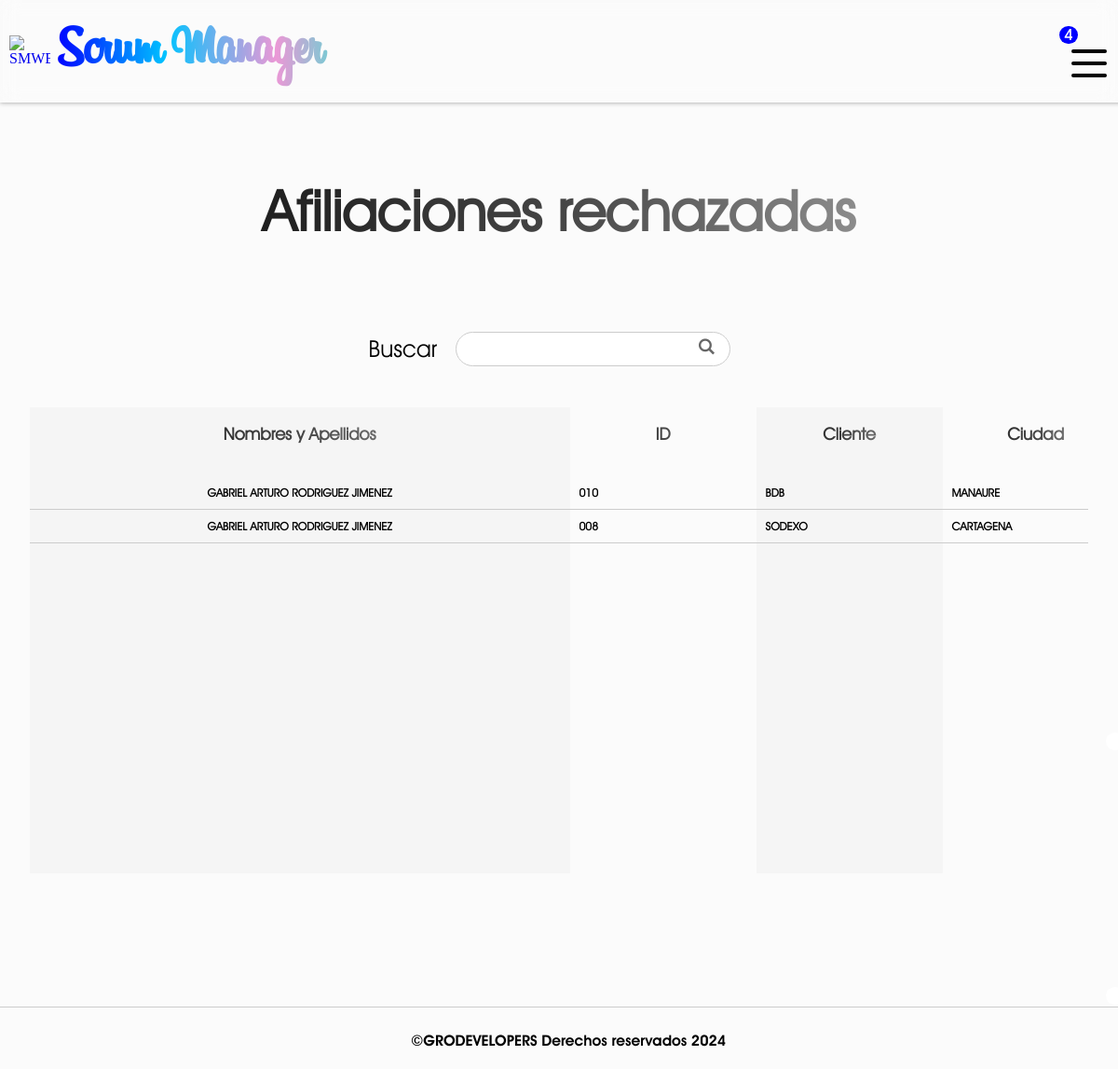
Screenshot of /rejected-affiliations/ (signed in) with the database file from the repository.
### SMWEB/models.py (models this page shows, shortened)
class RejectedAffiliation(models.Model):
    order_id = models.CharField(verbose_name="Número de caso", max_length=255)
    client = models.CharField(verbose_name="Cliente", max_length=255, null=False, default="")
    city = models.CharField(verbose_name="Ciudad", max_length=255, null=False)
    in_charge = models.CharField(verbose_name="Encargado", max_length=255, null=False, default="")
    full_name = models.CharField(verbose_name="Nombres y Apellidos", max_length=255, null= False)
    since = models.DateField(verbose_name="Desde")
    up_to = models.DateField(verbose_name="Hasta")
    company = models.CharField(verbose_name="Empresa", max_length=255, null=False)
    created_by = models.CharField(verbose_name="Realizado por", max_length=255, null=False)
    created_at = models.DateField(verbose_name="Realizado el")
    affiliation_cost = models.DecimalField(verbose_name="Costo de afiliación", max_digits=20, decimal_places=2, null= False, default=96700.00)
    rejected_at = models.DateField(verbose_name="Rechazado el", auto_now_add=True)
    rejected_by = models.CharField(verbose_name="Rechazado por", max_length=255)
    class Meta:
        verbose_name = 'Afiliación rechazada'
        verbose_name_plural = 'Afiliaiciones rechazadas'

### SMWEB/views.py (the view, shortened to what this page needs)
# urls.py: path('rejected-affiliations/', views.rejected_affiliations, name='rejected-affiliations'),
@login_required(login_url=inicio)
def rejected_affiliations(request):
    user_company = request.user.company_id
    user_rol = request.user.rol
    if user_rol not in ['gerente', 'recursos humanos']:
        messages.warning(request, f'Tu rol de {user_rol} no te permite visualizar las afiliaciones rechazadas')
        return redirect('inicio')
    rejected_affiliations = RejectedAffiliation.objects.filter(company = user_company).order_by('-rejected_at')
    formatted_cost = []
    for rejected_affiliation in rejected_affiliations:
        if rejected_affiliation.affiliation_cost is not None:
            affiliation = format_amount(rejected_affiliation.affiliation_cost)
            formatted_cost.append(affiliation)
        else:
            formatted_cost.append(0)
    return render(request, 'rejected_affiliations.html',{
        'affiliations': rejected_affiliations,
        'formatted_cost': formatted_cost
    })

### SMWEB/context_processors.py (called while the page is built, shortened)
def get_status(request):
    if request.user.is_authenticated:
        id = request.user.company_id
        company = Company.objects.get(id = id)
        return {
            'company': company
        }
    else:
        return {
            'company' : False
        }

def get_rejected_payments(request):
    if request.user.is_authenticated:
        company_id = request.user.company_id
        first_name = request.user.first_name
        rejected_payments = PaymentRejected.objects.filter(company = company_id).filter(in_charge = first_name.upper()).count()
        return {
            'rejected_payments': rejected_payments
        }
    return {
        'rejected_payments': False
        }

def get_payments(request):
    if request.user.is_authenticated:
        company_id = request.user.company_id
        payments = OrderPayment.objects.filter(company = company_id).count()
        return {
            'received_payments': payments
        }
    return {
        'received_payments': False
        }

def get_affiliations(request):
    if request.user.is_authenticated:
        company_id = request.user.company_id
        affiliations = Affiliation.objects.filter(company = company_id).count()
        return {
            'received_affiliations': affiliations
        }
    return {
        'received_affiliations': False
        }

def get_rejected_affiliations(request):
    if request.user.is_authenticated:
        company_id = request.user.company_id
        first_name = request.user.first_name
        rejected_affiliation = RejectedAffiliation.objects.filter(company = company_id).filter(in_charge = first_name.upper()).count()
        return {
            'rejected_affiliations': rejected_affiliation
        }
    return {
        'rejected_affiliations': False
        }

def get_notifies(request):
    if request.user.is_authenticated:
        user_rol = request.user.rol
        if user_rol == 'gerente':
            company_id = request.user.company_id
            payments = OrderPayment.objects.filter(company = company_id).count()
            affiliations = Affiliation.objects.filter(company = company_id).count()
            notifies = payments + affiliations
            return {
                'notifies': notifies
            }
    else:
        return {
            'notifies': False
        }

### SMWEB/models.py (called while the page is built)
    def __str__(self):
        return self.name

### SMWEB/utils.py (called while the page is built)
def format_amount(amount):
    return f"{amount:,.2f}"

### SMWEB/templates/rejected_affiliations.html (shortened to what this page needs)
{% extends "layout.html" %}
{% block content %}
    {% if company.status %}
        <h1 id="title" >Afiliaciones rechazadas</h1>
        <form action="" method="post" class="search_engine">
            <label for="search">Buscar</label>
            <input type="text" name="search">
            <input type="submit" class="symbol_search" value="L">
        </form>
        {% if affiliations %}
            <section id="affiliations">
                <div class="affiliations__column affiliations__column--full_name">
                    <h3 class="column__title">Nombres y Apellidos</h3>
                    {% for affiliation in affiliations %}
                        {% if user.rol == 'recursos humanos' %}
                            <div class="affiliations__element affiliations__element-full_name"><a href='{% url "handle-affiliation" affiliation.id %}'>{{affiliation.full_name}}</a></div>
                        {% else %}
                            <div class="affiliations__element affiliations__element-full_name">{{affiliation.full_name}}</div>
                        {% endif %}
                    {% endfor %}
                </div>
                <div class="affiliations__column affiliations__column--id">
                    <h3 class="column__title">ID</h3>
                    {% for affiliation in affiliations %}
                        <div class="payments__element payments__element-id">{{affiliation.order_id}}</div>
                    {% endfor %}
                </div>
                <div class="affiliations__column affiliations__column--client">
                    <h3 class="column__title">Cliente</h3>
                    {% for affiliation in affiliations %}
                        <div class="payments__element payments__element-client">{{affiliation.client}}</div>
                    {% endfor %}
                </div>
                <div class="affiliations__column affiliations__column--city">
                    <h3 class="column__title">Ciudad</h3>
                    {% for affiliation in affiliations %}
                        <div class="payments__element payments__element-city">{{affiliation.city}}</div>
                    {% endfor %}
                </div>
            </section>
        {% else %}
            <h1 id="title" >No existen afiliaciones rechazadas</h1>
        {% endif %}
    {% else %}
        <h1 id="title" >Lo siento {{user.first_name}}, tu empresa se encuentra inactiva</h1>
    {% endif %}
{% endblock %}

### SMWEB/static/css/styles.css (style rules this page uses)
:root { --title-font: 'Billabong'; --normal-font: 'Avant gardent light'; --menu-font: 'Avant gardent bold'; --symbol-font: 'Symbol'; }
* { text-decoration: none; }
body { background-color: #FBFBFB; margin: 0px; }
#content > #title { text-align: center; width: 100%; }
#title { font-family: var(--normal-font); font-size: 60px; background: linear-gradient(90deg, black, rgb(69, 69, 69), rgb(197, 197, 197)); -webkit-background-clip: text; -webkit-text-fill-color: transparent; }
.search_engine { width: 80%; height: 125px; display: flex; justify-content: center; align-items: center; position: relative; }
.search_engine label { font-family: var(--normal-font); font-size: 25px; }
.search_engine input[type="text"] { flex-basis: 30%; height: 20%; border-radius: 999px; outline: none; border: 1px solid #ccc; margin: 0px 20px; line-height: 15px; padding: 5px 15px; padding-right: 0px; font-family: var(--normal-font); font-size: 17px; transition: all 300ms; }
.search_engine input[type="submit"] { background-color: transparent; border: none; padding: 0px; cursor: pointer; color: #666; font-family: var(--symbol-font); font-size: 17px; font-weight: lighter; position: absolute; top: 40%; right: 32%; transition: all 300ms; }
.column__title { text-align: center; font-family: var(--normal-font); font-size: 27px; background: linear-gradient(90deg, black, rgb(69, 69, 69), rgb(197, 197, 197)); -webkit-background-clip: text; -webkit-text-fill-color: transparent; margin-bottom: 35px; }
#orders, #payments, #affiliations { width: 98%; height: 500px; justify-content: space-around; align-items:stretch; overflow-y: scroll; display: flex; flex-direction: row; flex-wrap: nowrap; }
.orders__column, .payments__column, .affiliations__column { min-width: 200px; }
.payments__column--company, .payments__column--account_owner, .affiliations__column--full_name, .affiliations__column--company { min-width: 580px; text-align: center; }
.column__title-orders, .column__title { text-align: center; font-family: var(--normal-font); font-size: 18px; background: linear-gradient(90deg, black, rgb(69, 69, 69), rgb(197, 197, 197)); -webkit-background-clip: text; -webkit-text-fill-color: transparent; margin-bottom: 35px; }
.orders__element, .payments__element, .affiliations__element { font-family: var(--normal-font); font-size: 12px; font-weight: bold; border-bottom: 1px solid #ccc; padding: 10px 10px; transition: all 450ms; }
.orders__column--id, .payments__column--id, .orders__column--created_at, .orders__column--finished_at, .orders__column--deleted_at, .orders__column--city, .payments__column--city, .orders__column--sales_value, .payments__column--sales_value, .orders__column--remarks, .payments__column--in_charge, .orders__column--assigned_by, .payments__column--account_owner, .payments__column--account_number, .payments__column--amount, .payments__column--made_by, .payments__column--rejected_at, .affiliations__column--full_name, .affiliations__column--client, .affiliations__column--affiliation_cost, .affiliations__column--since, .affiliations__column--company, .affiliations__column--created_by, .affiliations__column--rejected_by, .affiliations__column--approved_by { background-color: #f0f0f084; }

### rows the page displays
RejectedAffiliation: full_name "GABRIEL ARTURO RODRIGUEZ JIMENEZ", order_id "010", client "BDB", city "MANAURE"
RejectedAffiliation: full_name "GABRIEL ARTURO RODRIGUEZ JIMENEZ", order_id "008", client "SODEXO", city "CARTAGENA"

### other values shown
{{ notifies }} "4"
